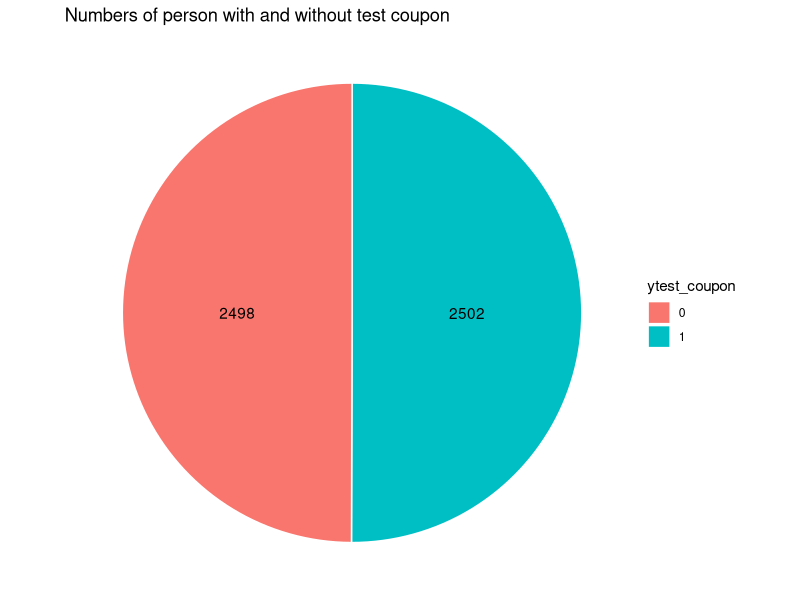
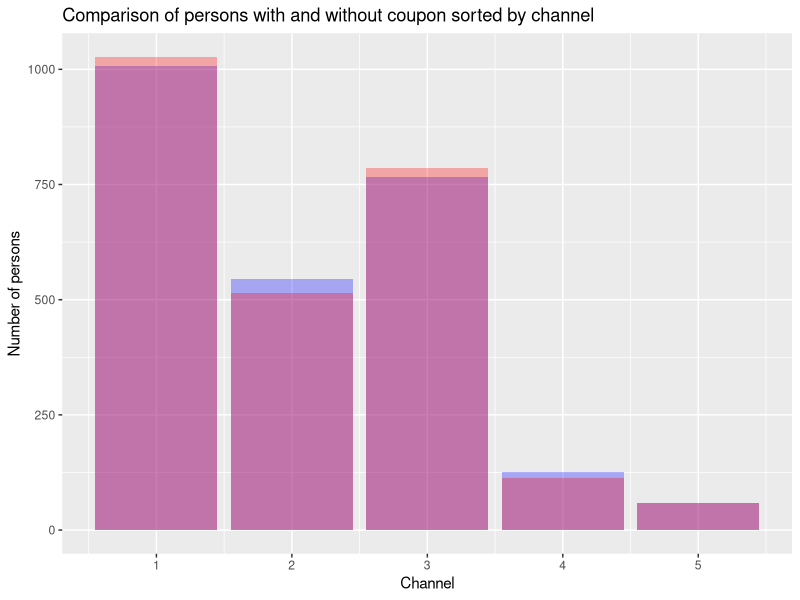
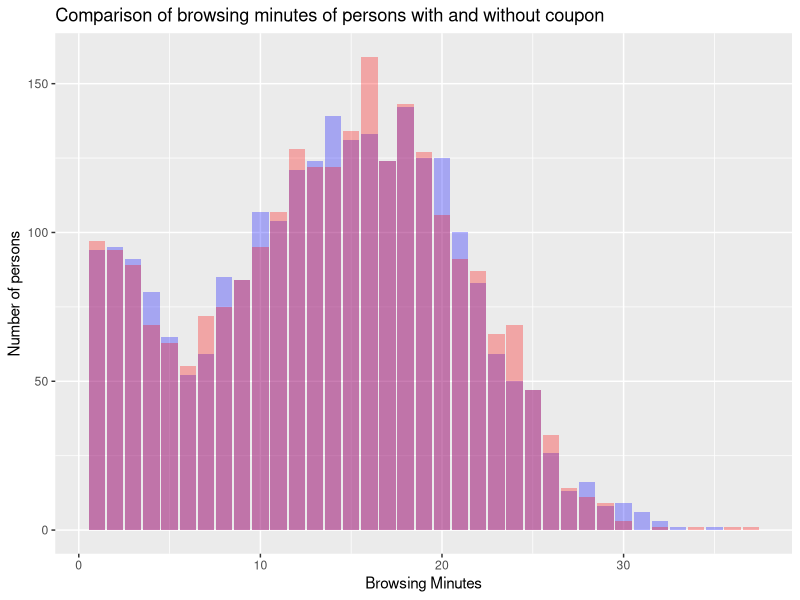
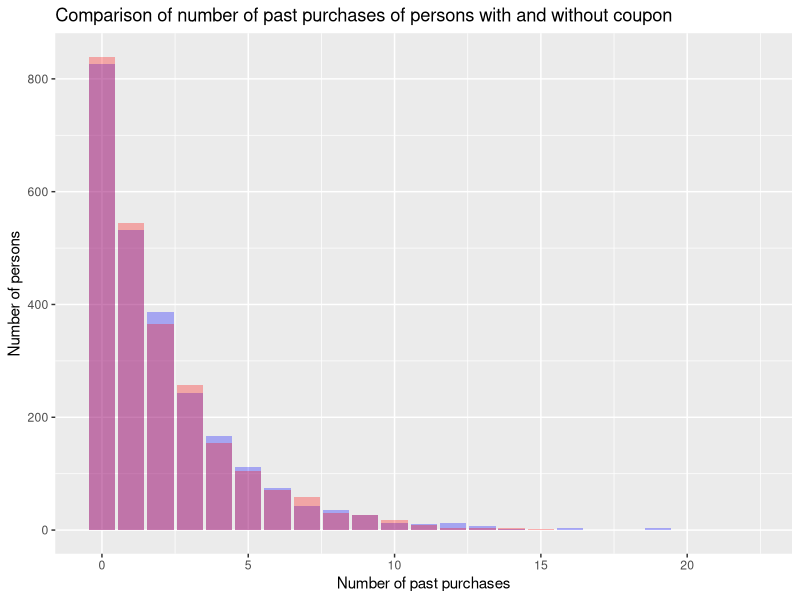
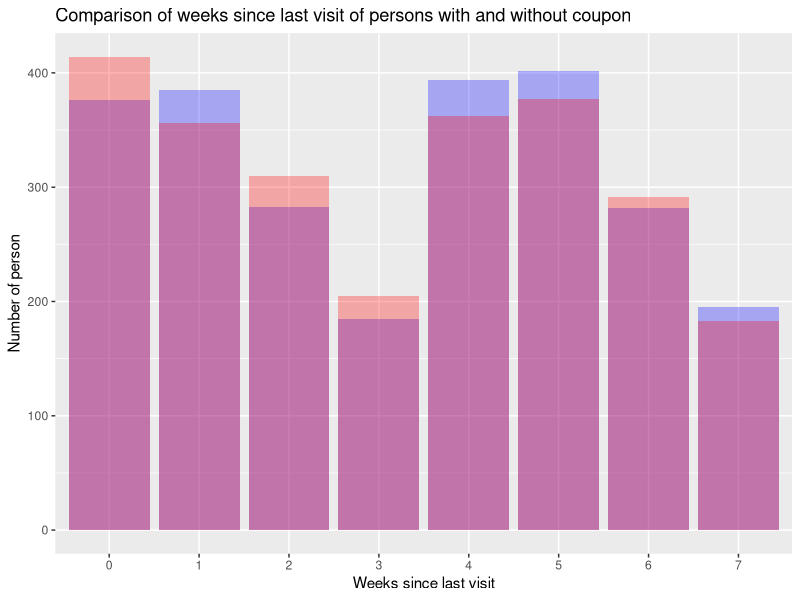
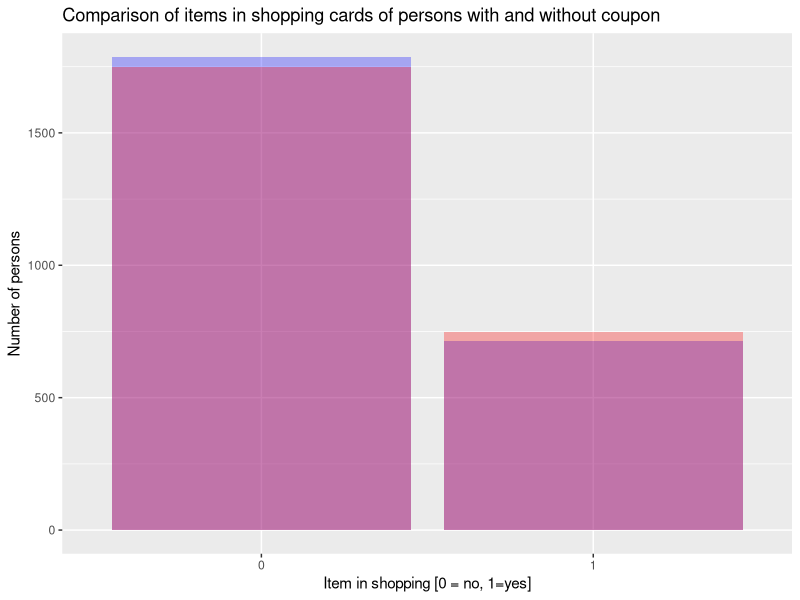
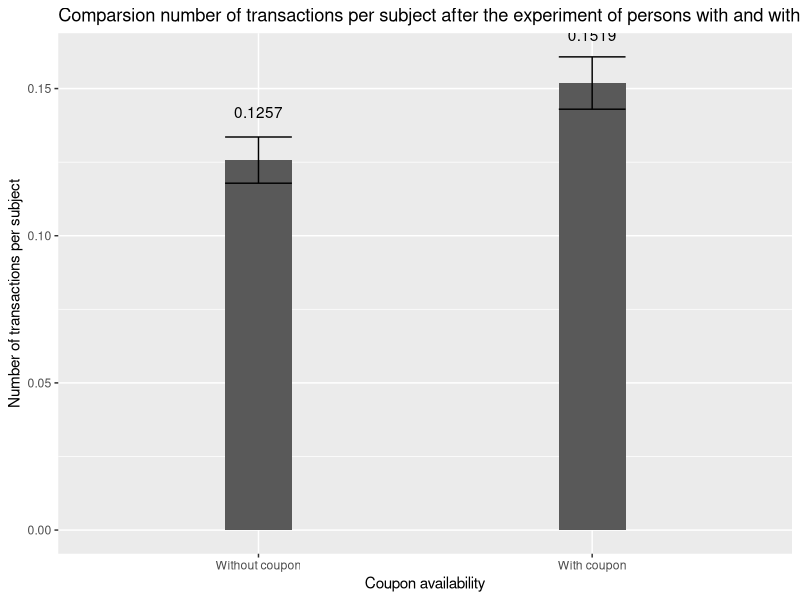
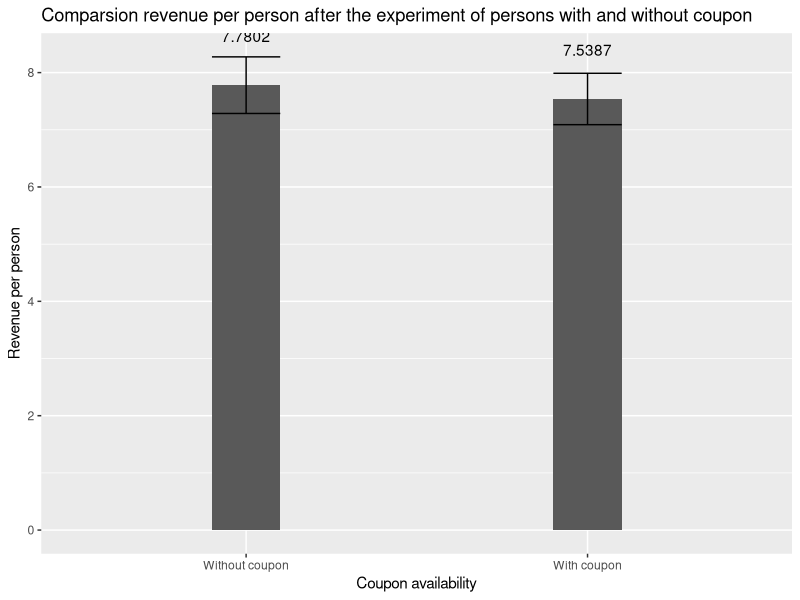

These figures' R source, in order:
# install.packages("tidyverse")
# install.packages("plotrix")
# install.packages("psych")
# install.packages("ggplot2")
# install.packages("psych")
library(tidyverse)
library(plotrix)
library(psych)
library(ggplot2)
library(psych)
data <- read.csv("data.csv")

# -------------------------------------------------------------------------- #
# Task 1
# (check if manipulation was indeed random)

# Compare number of values in both test sets
data$ytest_coupon=factor(data$test_coupon)
data$yshopping_cart=factor(data$shopping_cart)
no_test_coupon <- data %>%
  group_by(ytest_coupon) %>%
  summarise(n = n())

no_test_coupon
no_test_coupon_pos <- no_test_coupon %>% 
  arrange(desc(ytest_coupon)) %>%
  mutate(lab.ypos = cumsum(n) - 0.5*n)
no_test_coupon_pos

ggplot(no_test_coupon_pos, aes(x="", y = n, fill = ytest_coupon)) + 
  geom_bar(width = 1, stat= "identity", color= "white") + 
  coord_polar("y", start = 0) + 
  geom_text(aes(y = lab.ypos, label=n), color= "black") + 
  theme_void() +
  ggtitle("Numbers of person with and without test coupon")


# Generate data-frames for plotting for coupon and no-coupon
data_coupon <- data %>% filter(test_coupon == 1)
data_no_coupon <- data %>% filter(test_coupon == 0)

# check for randomness in channel_acq
data_channel_acq <- data %>%
    group_by(test_coupon, channel_acq) %>%
    summarize(number = n())

ggplot(data, aes(x = channel_acq, fill = test_coupon)) +
    geom_bar(data = data_coupon, fill = "blue", alpha = 0.3) +
    geom_bar(data = data_no_coupon, fill = "red", alpha = 0.3) + 
    labs(title="Comparison of persons with and without coupon sorted by channel", x = "Channel", y = "Number of persons")

# Maybe relevant: wilcox.test(browsing_minutes ~ test_coupon, data = data)

# Check for randomness in browsing_minutes
data %>%
    group_by(test_coupon) %>%
    summarise(
      number = n(), 
      mean_browsing_minutes = mean(browsing_minutes),
      sd_browsing_minutes = sd(browsing_minutes), 
      std_browsing_minutes = std.error(browsing_minutes)
    )

describeBy(data$browsing_minutes, data$test_coupon)

ggplot(data, aes(x = browsing_minutes, fill = test_coupon)) +
    geom_bar(data = data_coupon, fill = "blue", alpha = 0.3) +
    geom_bar(data = data_no_coupon, fill = "red", alpha = 0.3) +
    labs(title="Comparison of browsing minutes of persons with and without coupon", x="Browsing Minutes", y="Number of persons")


# Check for randomness in num_past_purch
data %>%
    group_by(test_coupon) %>%
    summarize(
        number = n(), mean(num_past_purch),
        sd(num_past_purch), std.error(num_past_purch)
    )

describeBy(data$num_past_purch, data$test_coupon)

ggplot(data, aes(x = num_past_purch, fill = test_coupon)) +
    geom_bar(data = data_coupon, fill = "blue", alpha = 0.3) +
    geom_bar(data = data_no_coupon, fill = "red", alpha = 0.3) +
    labs(title="Comparison of number of past purchases of persons with and without coupon", x="Number of past purchases", y="Number of persons")


# Check for randomness spent_last_purchase
data %>%
    group_by(test_coupon) %>%
    summarize(
        number = n(), mean(spent_last_purchase),
        sd(spent_last_purchase), std.error(spent_last_purchase)
    )

describeBy(data$spent_last_purchase, data$test_coupon)

# Check for randomness in weeks_since_visit
data %>%
    group_by(test_coupon) %>%
    summarize(
        number = n(), mean(weeks_since_visit),
        sd(weeks_since_visit), std.error(weeks_since_visit)
    )

describeBy(data$weeks_since_visit, data$test_coupon)

ggplot(data, aes(x = factor(weeks_since_visit), fill = test_coupon)) +
    geom_bar(data = data_coupon, fill = "blue", alpha = 0.3) +
    geom_bar(data = data_no_coupon, fill = "red", alpha = 0.3) +
    labs(title="Comparison of weeks since last visit of persons with and without coupon", x="Weeks since last visit", y="Number of person")


# Check for shopping_cart
describeBy(data$shopping_cart, data$test_coupon)

ggplot(data, aes(x = factor(shopping_cart), fill = test_coupon)) +
  geom_bar(data = data_coupon, fill = "blue", alpha = 0.3) +
  geom_bar(data = data_no_coupon, fill = "red", alpha = 0.3) + 
  labs(title="Comparison of items in shopping cards of persons with and without coupon", x = "Item in shopping [0 = no, 1=yes]", y = "Number of persons")


# -------------------------------------------------------------------------- #
# Task 2
# (Were they effective: Did it increase revenue or interactions?)

effects_of_coupon <- data %>%
    group_by(test_coupon) %>%
    summarize(
        number = n(), revenue_per_subject = sum(revenue_after) / n(),
        transactions_per_subject = sum(trans_after) / n(), error_rev=std.error(revenue_after), error_trans=std.error(trans_after)
    )

# Plot transactions_per_subject
plot_data <- data.frame(
    coupon = factor(c("Without coupon", "With coupon"),
        levels = c("Without coupon", "With coupon")
    ),
    transactions_per_subject = effects_of_coupon$transactions_per_subject,
    error_trans = effects_of_coupon$error_trans,
    error_rev = effects_of_coupon$error_rev
)
ggplot(plot_data, aes(x = coupon, y = transactions_per_subject)) +
    geom_bar(stat = "identity", width = 0.2) +
    geom_errorbar(aes(ymin = transactions_per_subject - error_trans,
      ymax = transactions_per_subject + error_trans), width = .2,
      position = position_dodge(.9)) +
    geom_text(aes(label=round(transactions_per_subject, digits=4)), position=position_dodge(width=0.9), vjust=-3.5)+
    labs(title="Comparsion number of transactions per subject after the experiment of persons with and without coupon", x="Coupon availability", y="Number of transactions per subject")

# Plot revenue_per_subject
plot_data <- data.frame(
    coupon = factor(c("Without coupon", "With coupon"),
        levels = c("Without coupon", "With coupon")
    ),
    revenue_per_subject = effects_of_coupon$revenue_per_subject,
    error_trans = effects_of_coupon$error_trans,
    error_rev = effects_of_coupon$error_rev
)
ggplot(plot_data, aes(x = coupon, y = revenue_per_subject)) +
    geom_bar(stat = "identity", width = 0.2) +
    geom_errorbar(aes(ymin = revenue_per_subject - error_rev,
      ymax = revenue_per_subject + error_rev), width = .2,
      position = position_dodge(.9)) +
    geom_text(aes(label=round(revenue_per_subject, digits=4)), position=position_dodge(width=0.9), vjust=-3.6) +
    labs(title="Comparsion revenue per person after the experiment of persons with and without coupon", x="Coupon availability", y="Revenue per person")

# -------------------------------------------------------------------------- #
# Task 3
# a. What drives effect of the coupon?
# Q: Does the number of previous purchases impact the efficiency
# (the revenue per subject) of the coupon?
a <- data %>%
    group_by(test_coupon, num_past_purch) %>%
    summarize(
        number = n(), revenue_per_subject = sum(revenue_after) / n(),
        transactions_per_subject = sum(trans_after) / n(), 
        error_revenue = std.error(revenue_after),
        error_trans = std.error(trans_after)
    ) %>% filter(number >= 10 )
a$ytest_coupon = factor(a$test_coupon)
print(n = 100, a)
# A: Yes, it does. E

ggplot(a, aes(x = num_past_purch, y = revenue_per_subject, fill=ytest_coupon)) +
  geom_bar(stat="identity", color="black", position=position_dodge()) + 
  geom_errorbar(aes(ymin = revenue_per_subject - error_revenue,
        ymax = revenue_per_subject + error_revenue), width = .2,
        position = position_dodge(.9)) +
  labs(title="Revenue per person with respect to past purchases and in comparison with and without coupon", x = "Number of past purchases", y = "Revenue per person")


ggplot(a, aes(x = num_past_purch, y = transactions_per_subject, fill=ytest_coupon)) +
  geom_bar(stat="identity", color="black", position=position_dodge()) +
  geom_errorbar(aes(ymin = transactions_per_subject - error_trans,
      ymax = transactions_per_subject + error_trans), width = .2,
      position = position_dodge(.9)) +
  labs(title="Transaction per person with respect to past purchases and in comparison with and without coupon", x = "Number of past purchases", y = "Transactions per person")


b <- data %>%
    group_by(test_coupon, weeks_since_visit) %>%
    summarize(n(), revenue_per_subject = mean(revenue_after))
b
b$ytest_coupon = factor(b$test_coupon)

ggplot(b, aes(x = factor(weeks_since_visit), y = revenue_per_subject, fill=ytest_coupon)) +
  geom_bar(stat="identity", color="black", position=position_dodge()) +
  geom_text(aes(label=round(revenue_per_subject, digits=3)), position=position_dodge(width=0.9), vjust=-0.25) +
  labs(title="Revenue per subject with respect to weeks since last visit and in comparison with and without coupon", x = "Weeks since last visit", y = "Revenue per subect")


# Differences per channel
c <- data %>%
    group_by(test_coupon, channel_acq) %>%
    summarize(n(), revenue_per_subject = mean(revenue_after), transactions_per_subject = mean(trans_after))

c$ytest_coupon = factor(c$test_coupon)

ggplot(c, aes(x = channel_acq, y = revenue_per_subject, fill=ytest_coupon)) +
  geom_bar(stat="identity", color="black", position=position_dodge()) +
  geom_text(aes(label=round(revenue_per_subject, digits=3)), position=position_dodge(width=0.9), vjust=-0.25) + 
  labs(title="Revenue per subject with respect to channel acquisition and in comparison with and without coupon", x = "Channels", y = "Revenue per subect")

ggplot(c, aes(x = channel_acq, y = transactions_per_subject, fill=ytest_coupon)) +
  geom_bar(stat="identity", color="black", position=position_dodge()) +
  geom_text(aes(label=round(revenue_per_subject, digits=3)), position=position_dodge(width=0.9), vjust=-0.25) + 
  labs(title="Transactions per subject with respect to channel acquisition and in comparison with and without coupon", x = "Channels", y = "Transactions per subect")


# Rev&Trans -> NO for 1-search and 5-other (but 5-other has small n()),
# MINIMAL for 4-referral and YES for Social (2-facebook, 3-instagram)

# Shopping cart difference
shopping_cart <- data %>%
    group_by(shopping_cart, test_coupon) %>%
    summarize(number = n(), revenue_per_subject = mean(revenue_after),
    error = std.error(revenue_after), transactions = mean(trans_after))

ggplot(shopping_cart, aes(x = shopping_cart, y = revenue_per_subject, fill=factor(test_coupon))) +
  geom_bar(stat="identity", color="black", position=position_dodge()) +
  geom_errorbar(aes(ymin = revenue_per_subject - error,
        ymax = revenue_per_subject + error), width = .2,
        position = position_dodge(.9)) +
  labs(title="Revenue per subject with respect to shopping cart and in comparison with and without coupon", x = "Shopping cart (1) or not (0)", y = "Revenue per subect")

# Pervious spendings & Social media
## Facebook
facebook <- data %>%
    filter(channel_acq == 2) %>%
    group_by(num_past_purch, test_coupon) %>%
    summarize(number = n(), revenue_per_subject = mean(revenue_after),
    error_revenue = std.error(revenue_after), transactions_per_subject = mean(trans_after), error_trans = std.error(trans_after)) %>%
    filter(number >= 10)

facebook$ytest_coupon=factor(facebook$test_coupon)

ggplot(facebook, aes(x = num_past_purch, y = revenue_per_subject, fill=ytest_coupon)) +
  geom_bar(stat="identity", color="black", position=position_dodge()) +
  geom_errorbar(aes(ymin = revenue_per_subject - error_revenue,
        ymax = revenue_per_subject + error_revenue), width = .2,
        position = position_dodge(.9)) +
  labs(title="Revenue per subject with respect to facebook channel acquistion and in comparison with and without coupon", x = "Number of past purchases", y = "Revenue per subect")

ggplot(facebook, aes(x = num_past_purch, y = transactions_per_subject, fill=ytest_coupon)) +
  geom_bar(stat="identity", color="black", position=position_dodge()) +
  geom_errorbar(aes(ymin = transactions_per_subject - error_trans,
        ymax = transactions_per_subject + error_trans), width = .2,
        position = position_dodge(.9)) +
  labs(title="Transactions per subject with respect to facebook channel acquistion and in comparison with and without coupon", x = "Number of past purchases", y = "Transactions per subect")

## Instagram
instagram <- data %>%
    filter(channel_acq == 3) %>%
    group_by(num_past_purch, test_coupon) %>%
    summarize(number = n(), revenue_per_subject = mean(revenue_after),
    error_revenue = std.error(revenue_after), transactions_per_subject = mean(trans_after), error_trans= std.error(trans_after)) %>%
    filter(number >= 10)

instagram$ytest_coupon=factor(instagram$test_coupon)

ggplot(instagram, aes(x = num_past_purch, y = revenue_per_subject, fill=ytest_coupon)) +
  geom_bar(stat="identity", color="black", position=position_dodge()) +
  geom_errorbar(aes(ymin = revenue_per_subject - error_revenue,
        ymax = revenue_per_subject + error_revenue), width = .2,
        position = position_dodge(.9)) +
  labs(title="Revenue per subject with respect to instagram channel acquistion and in comparison with and without coupon", x = "Number of past purchases", y = "Revenue per subect")


ggplot(instagram, aes(x = num_past_purch, y = transactions_per_subject, fill=ytest_coupon)) +
  geom_bar(stat="identity", color="black", position=position_dodge()) +
  geom_errorbar(aes(ymin = transactions_per_subject - error_trans,
        ymax = transactions_per_subject + error_trans), width = .2,
        position = position_dodge(.9)) +
  labs(title="Transactions per subject with respect to instagram channel acquistion and in comparison with and without coupon", x = "Number of past purchases", y = "Transactions per subect")


## Referral
referral <- data %>%
    filter(channel_acq == 4) %>%
    group_by(num_past_purch, test_coupon) %>%
    summarize(number = n(), revenue_per_subject = mean(revenue_after),
    error_revenue = std.error(revenue_after), transactions_per_subject = mean(trans_after), error_trans=std.error(trans_after)) %>%
    filter(number >= 10)

referral$ytest_coupon=factor(referral$test_coupon)

ggplot(referral, aes(x = num_past_purch, y = revenue_per_subject, fill=ytest_coupon)) +
  geom_bar(stat="identity", color="black", position=position_dodge()) +
  geom_errorbar(aes(ymin = revenue_per_subject - error_revenue,
        ymax = revenue_per_subject + error_revenue), width = .2,
        position = position_dodge(.9)) +
  labs(title="Revenue per subject with respect to referral channel acquistion and in comparison with and without coupon", x = "Number of past purchases", y = "Revenue per subect")

ggplot(referral, aes(x = num_past_purch, y = transactions_per_subject, fill=ytest_coupon)) +
  geom_bar(stat="identity", color="black", position=position_dodge()) +
  geom_errorbar(aes(ymin = transactions_per_subject - error_trans,
        ymax = transactions_per_subject + error_trans), width = .2,
        position = position_dodge(.9)) +
  labs(title="Transactions per subject with respect to referral channel acquistion and in comparison with and without coupon", x = "Number of past purchases", y = "Transactions per subect")


## Other
other <- data %>%
    filter(channel_acq == 5) %>%
    group_by(num_past_purch, test_coupon) %>%
    summarize(number = n(), revenue_per_subject = mean(revenue_after),
    error_revenue = std.error(revenue_after), transactions_per_subject = mean(trans_after), error_trans=std.error(trans_after)) %>%
    filter(number >= 10)


other$ytest_coupon=factor(other$test_coupon)

ggplot(other, aes(x = num_past_purch, y = revenue_per_subject, fill=ytest_coupon)) +
  geom_bar(stat="identity", color="black", position=position_dodge()) +
  geom_errorbar(aes(ymin = revenue_per_subject - error_revenue,
        ymax = revenue_per_subject + error_revenue), width = .2,
        position = position_dodge(.9)) +
  labs(title="Revenue per subject with respect to other channel acquistion and in comparison with and without coupon", x = "Number of past purchases", y = "Revenue per subect")

ggplot(other, aes(x = num_past_purch, y = transactions_per_subject, fill=ytest_coupon)) +
  geom_bar(stat="identity", color="black", position=position_dodge()) +
  geom_errorbar(aes(ymin = transactions_per_subject - error_trans,
        ymax = transactions_per_subject + error_trans), width = .2,
        position = position_dodge(.9)) +
  labs(title="Transactions per subject with respect to other channel acquistion and in comparison with and without coupon", x = "Number of past purchases", y = "Transactions per subect")



# -> Facebook, Instagram with 0-2 past purchses
#    Referral only with 0 past purchases (but small sample size, high error)

data %>%
    group_by(test_coupon) %>%
    summarize(number = n(), revenue = mean(revenue_after),
    error = std.error(revenue_after), transactions = mean(trans_after))

# Previous transactions count -> Rev&Trans
trans_count <- data %>%
    group_by(num_past_purch, test_coupon) %>%
    summarize(number = n(), revenue = mean(revenue_after),
    error_revenue = std.error(revenue_after), transactions = mean(trans_after), 
    error_trans = std.error(trans_after)) %>%
    filter(number >= 10)


print(trans_count, n = 100)
# ---------------- Could be doubled
ggplot(trans_count, aes(fill = factor(test_coupon),
        y = revenue, x = factor(num_past_purch), group = test_coupon)) +
    geom_bar(position = "dodge", stat = "identity") +
    geom_errorbar(aes(ymin = revenue - error_revenue,
        ymax = revenue + error_revenue), width = .2,
        position = position_dodge(.9)) + 
    labs(title="Revenue per subject with respect to number of past purchases and in comparison with and without coupon", x = "Number of past purchases", y = "Revenue per subect")


ggplot(trans_count, aes(fill = factor(test_coupon),
        y = transactions, x = factor(num_past_purch), group = test_coupon)) +
    geom_bar(position = "dodge", stat = "identity") +
    geom_errorbar(aes(ymin = transactions - error_trans,
        ymax = transactions + error_trans), width = .2,
        position = position_dodge(.9)) + 
    labs(title="Transactions per subject with respect to number of past purchases and in comparison with and without coupon", x = "Number of past purchases", y = "Transactions per subect")
# --------------------
# Google vs. Facebook with shopping cart

shopping_cart_full <- data %>%
    group_by(shopping_cart, test_coupon) %>%
    summarize(number = n(), revenue = mean(revenue_after),
    error_revenue = std.error(revenue_after), transactions = mean(trans_after), 
    error_trans = std.error(trans_after)) %>%
    filter(number >= 10)

head(shopping_cart_full)

ggplot(shopping_cart_full, aes(fill = factor(test_coupon),
        y = revenue, x = factor(shopping_cart), group = test_coupon)) +
    geom_bar(position = "dodge", stat = "identity") +
    geom_errorbar(aes(ymin = revenue - error_revenue,
        ymax = revenue + error_revenue), width = .2,
        position = position_dodge(.9)) + 
    labs(title="Revenues of persons with items in shopping carts with and without coupon", x = "Item in shopping [0 = no, 1=yes]", y = "Revenue per person")


ggplot(shopping_cart_full, aes(fill = factor(test_coupon),
        y = transactions, x = factor(shopping_cart), group = test_coupon)) +
    geom_bar(position = "dodge", stat = "identity") +
    geom_errorbar(aes(ymin = transactions - error_trans,
        ymax = transactions + error_trans), width = .2,
        position = position_dodge(.9)) +
    labs(title="Transactions of persons with items in shopping carts with and without coupon", x = "Item in shopping [0 = no, 1=yes]", y = "Transactions per person")

shopping_cart_fb <- data %>%
    filter(channel_acq == 2) %>%
    group_by(shopping_cart, test_coupon) %>%
    summarize(number = n(), revenue = mean(revenue_after),
    error_revenue = std.error(revenue_after), transactions = mean(trans_after), 
    error_trans = std.error(trans_after)) %>%
    filter(number >= 10)


shopping_cart_fb


ggplot(shopping_cart_fb, aes(fill = factor(test_coupon), y = revenue, x = factor(shopping_cart))) +
    geom_bar(position = "dodge", stat = "identity") +
    geom_errorbar(aes(ymin = revenue - error_revenue, ymax = revenue + error_revenue), width = .2, position = position_dodge(.9)) + 
    labs(title="Revenue of facebook channel acquisition with persons having items in shopping carts", x = "Items in shopping cart [0=no; 1=yes]", y = "Revenue per person")


shopping_cart_ig <- data %>%
    filter(channel_acq == 3) %>%
    group_by(shopping_cart, test_coupon) %>%
    summarize(number = n(), revenue = mean(revenue_after),
    error_revenue = std.error(revenue_after), transactions = mean(trans_after), 
    error_trans = std.error(trans_after)) %>%
    filter(number >= 10)

shopping_cart_ig

ggplot(shopping_cart_ig, aes(fill = factor(test_coupon), y = revenue, x = factor(shopping_cart))) +
    geom_bar(position = "dodge", stat = "identity") +
    geom_errorbar(aes(ymin = revenue - error_revenue, ymax = revenue + error_revenue), width = .2, position = position_dodge(.9)) + 
    labs(title="Revenue of instagram channel acquisition with persons having items in shopping carts", x = "Items in shopping cart [0=no; 1=yes]", y = "Revenue per person")


shopping_cart_google <- data %>%
    filter(channel_acq == 1) %>%
    group_by(shopping_cart, test_coupon) %>%
    summarize(number = n(), revenue = mean(revenue_after),
    error_revenue = std.error(revenue_after), transactions = mean(trans_after), 
    error_trans = std.error(trans_after)) %>%
    filter(number >= 10)

ggplot(shopping_cart_google, aes(fill = factor(test_coupon), y = revenue, x = factor(shopping_cart))) +
    geom_bar(position = "dodge", stat = "identity") +
    geom_errorbar(aes(ymin = revenue - error_revenue, ymax = revenue + error_revenue), width = .2, position = position_dodge(.9)) + 
    labs(title="Revenue of google channel acquisition with persons having items in shopping carts", x = "Items in shopping cart [0=no; 1=yes]", y = "Revenue per person")


shopping_cart_ref <- data %>%
    filter(channel_acq == 4) %>%
    group_by(shopping_cart, test_coupon) %>%
    summarize(number = n(), revenue = mean(revenue_after),
    error_revenue = std.error(revenue_after), transactions = mean(trans_after), 
    error_trans = std.error(trans_after)) %>%
    filter(number >= 10)

shopping_cart_ref

ggplot(shopping_cart_ref, aes(fill = factor(test_coupon), y = revenue, x = factor(shopping_cart))) +
    geom_bar(position = "dodge", stat = "identity") +
    geom_errorbar(aes(ymin = revenue - error_revenue, ymax = revenue + error_revenue), width = .2, position = position_dodge(.9)) + 
    labs(title="Revenue of referral channel acquisition with persons having items in shopping carts", x = "Items in shopping cart [0=no; 1=yes]", y = "Revenue per person")





# => For Facebook only with item in shopping cart,
#  Instagram regardless of the shopping cart,
#  revenue increases for the coupon

# Weeks since visit => No difference in itself


time_past <- data %>%
    group_by(weeks_since_visit, test_coupon) %>%
    summarize(number = n(), revenue = mean(revenue_after),
    error_revenue = std.error(revenue_after), transactions = mean(trans_after), 
    error_trans = std.error(trans_after)) %>%
    filter(number >= 10)

print(time_past, n=100)

ggplot(time_past, aes(fill = factor(test_coupon),
        y = revenue, x = weeks_since_visit, group = test_coupon)) +
    geom_bar(position = "dodge", stat = "identity") +
    geom_errorbar(aes(ymin = revenue - error_revenue,
        ymax = revenue + error_revenue), width = .2,
        position = position_dodge(.9))

# Browsing Minutes => Few minutes better for coupon but high error

time_spent <- data %>%
    mutate(ints = cut(browsing_minutes, breaks = 11)) %>%
    group_by(ints, test_coupon) %>%
    summarize(number = n(), revenue = mean(revenue_after),
    error_revenue = std.error(revenue_after), transactions = mean(trans_after), 
    error_trans = std.error(trans_after)) %>%
    filter(number >= 50)

print(time_spent, n=100)

ggplot(time_spent, aes(fill = factor(test_coupon),
        y = revenue, x = ints, group = test_coupon)) +
    geom_bar(position = "dodge", stat = "identity") +
    geom_errorbar(aes(ymin = revenue - error_revenue,
        ymax = revenue + error_revenue), width = .2,
        position = position_dodge(.9))

# b. Is it relevant for everyone or just for a specific target group?
#    Difference between channels or customers?
# RESULT:
# Target Facebook, Instagram and Referral with Shopping cart or 0-2 past purchases, not-target google or other at all

# BUT: This leads to discrimination
# -------------------------------------------------------------------------- #
# Task 4
# a. Which of the new customers should recieve a coupon
# (FB and Shopping Cart) or (0-2 past purchases) or IG

# Group#1: YES / YES

data %>%
    filter((((channel_acq == 2 & shopping_cart == 1) |  channel_acq == 3) & num_past_purch < 3) & test_coupon == 1) %>%
    summarize(n(), mean(revenue_after), std.error(revenue_after), mean(trans_after), std.error(trans_after))

# Group#2: NO / NO

data %>%
    filter(!((((channel_acq == 2 & shopping_cart == 1) |  channel_acq == 3) & num_past_purch < 3)) & test_coupon == 0) %>%
    summarize(n(), mean(revenue_after), std.error(revenue_after), mean(trans_after), std.error(trans_after))

# Group didn't recieve a coupon (control group)
control_cust_data <- data %>%
    filter(test_coupon == 0) %>%
    summarize(n(), mean_revenue = mean(revenue_after), std.error(revenue_after), mean_trans = mean(trans_after), std.error(trans_after))

# Group #1 + #2 (with AND num_past_purch  < 3)

chosen_cust_data <- data %>%
    filter(((((channel_acq == 2 & shopping_cart == 1) |  channel_acq == 3) & num_past_purch < 3) & test_coupon == 1) |
        (!((((channel_acq == 2 & shopping_cart == 1) |  channel_acq == 3) & num_past_purch < 3)) & test_coupon == 0)) %>%
    summarize(n(), mean_revenue = mean(revenue_after), std.error(revenue_after), mean_trans = mean(trans_after), std.error(trans_after))

# Group #1 + #2 (with OR num_past_purch  < 3) - ONLY FOR TESTING PURPOSE

data %>%
    filter(((((channel_acq == 2 & shopping_cart == 1) |  channel_acq == 3) | num_past_purch < 3) & test_coupon == 1) |
        (!((((channel_acq == 2 & shopping_cart == 1) |  channel_acq == 3) | num_past_purch < 3)) & test_coupon == 0)) %>%
    summarize(n(), mean(revenue_after), std.error(revenue_after), mean(trans_after), std.error(trans_after))

# b. By how much in terms of revenue increase would this campaign be effective
# if those cust. were targeted

increase <- (chosen_cust_data$mean_revenue / control_cust_data$mean_revenue) - 1
print(increase)

# => Mean revenue increased by 9.8%

# b. By how much in terms of transactions increase would this campaign be effective
# if those cust. were targeted

increase <- (chosen_cust_data$mean_trans / control_cust_data$mean_trans) - 1
print(increase)

# => Transactions increased by 15.5%

# b. By how much in terms of revenue increase would this campaign be effective
# if those cust. were targeted

# -------------------------------------------------------------------------- #
# Task 5
# Is there discrimination when using the strategy
# Female / male with shopping carts
# Facebook&Instagram with minority

# Hint: Include Error-bars of standard error / deviation
# Submit to scheibehenne@kit.edu, use a .ppt and put your names on it
# Results from discussion:
# revenue with coupons got worse

data_new_campaign <- read.csv("data_new_campaign.csv")


# What do we learn from the  demographics data?
# Which groups use which channel?
channel_acq_gender <- data_new_campaign %>%
  group_by(channel_acq, non_male) %>%
  summarize(n = n())

channel_acq_gender

ggplot(channel_acq_gender, aes(x = channel_acq, y = n, fill=factor(non_male))) +
  geom_bar(stat="identity", color="black", position=position_dodge()) +
  geom_text(aes(label=n), position=position_dodge(width=0.9), vjust=-0.25) +
  labs(title="Comparison acquisiton channel with respect to gender", x = "Acquistion Channel", y = "Number of subjects")


channel_acq_minority <- data_new_campaign %>%
  group_by(channel_acq, minority) %>%
  summarize(n = n())


ggplot(channel_acq_minority, aes(x = channel_acq, y = n, fill=factor(minority))) +
  geom_bar(stat="identity", color="black", position=position_dodge()) +
  geom_text(aes(label=n), position=position_dodge(width=0.9), vjust=-0.25) +
  labs(title="Comparison acquisiton channel with respect to minority", x = "Acquistion Channel", y = "Number of subjects")



# Which groups have items in the shopping cart?
shopping_cart_gender <- data_new_campaign %>%
  group_by(shopping_cart, non_male) %>%
  summarize(n = n())

ggplot(shopping_cart_gender, aes(x = factor(shopping_cart), y = n, fill=factor(non_male))) +
  geom_bar(stat="identity", color="black", position=position_dodge()) +
  geom_text(aes(label=n), position=position_dodge(width=0.9), vjust=-0.25) +
  labs(title="Comparison of items in shopping cart with respect to gender", x = "Item in shopping cart [0=no, 1=yes]", y = "Number of subjects")


shopping_cart_minority <- data_new_campaign %>%
  group_by(shopping_cart, minority) %>%
  summarize(n = n())

ggplot(shopping_cart_minority, aes(x = factor(shopping_cart), y = n, fill=factor(minority))) +
  geom_bar(stat="identity", color="black", position=position_dodge()) +
  geom_text(aes(label=n), position=position_dodge(width=0.9), vjust=-0.25) +
  labs(title="Comparison of items in shopping cart with respect to minority", x = "Item in shopping cart [0=no, 1=yes]", y = "Number of subjects")



# apply our filter on the new campaign data
data_new_campaign <- data_new_campaign %>%
    mutate(new_coupon = if_else(((channel_acq == 2 & shopping_cart == 1) |  channel_acq == 3) & num_past_purch < 3, 1, 0))


# Gender: Men who recieve coupon vs women who recieve coupon
plot_gender <- data_new_campaign %>%
  group_by(non_male) %>%
  summarize(perc_with_coupon = sum(new_coupon)/n()*100)

ggplot(plot_gender, aes(x=factor(non_male), y=perc_with_coupon, fill=factor(non_male))) +
  geom_bar(position = "dodge", stat = "identity") +
  labs(title="Comparison of coupon allocation with regards to gender", x="Male (0) vs. Non-male (1)", y="Coupon allocation in percentage")


campaign_gender <- data_new_campaign %>%
  group_by(new_coupon, non_male) %>%
  summarize(n = n())


ggplot(campaign_gender, aes(x = factor(new_coupon), y = n, fill=factor(non_male))) +
  geom_bar(stat="identity", color="black", position=position_dodge()) +
  geom_text(aes(label=n), position=position_dodge(width=0.9), vjust=-0.25) +
  labs(title="Comparison of gender distribution in persons with coupon", x = "Person received coupon [0=no, 1=yes]", y = "Number of subjects")




campaign_minority <- data_new_campaign %>%
  group_by(new_coupon, minority) %>%
  summarize(n = n())

ggplot(campaign_minority, aes(x = factor(new_coupon), y = n, fill=factor(minority))) +
  geom_bar(stat="identity", color="black", position=position_dodge()) +
  geom_text(aes(label=n), position=position_dodge(width=0.9), vjust=-0.25) +
  labs(title="Comparison of minority distribution in persons with coupon", x = "Person received coupon [0=no, 1=yes]", y = "Number of subjects")


# Check for number in males/females in overall and in filtered set
customers_with_coupon_new_campaign = data_new_campaign %>%
  filter(((channel_acq == 2 & shopping_cart == 1) |  channel_acq == 3) & num_past_purch < 3)

# Annes plot
new_camp_with_coupon <- customers_with_coupon_new_campaign %>%
  group_by(non_male) %>%
  summarize(n = n(), portion=n()/count(customers_with_coupon_new_campaign))

new_camp_with_coupon
new_camp_with_coupon$filter=c("With coupon", "With coupon")
new_camp_with_coupon

new_camp_all <- data_new_campaign %>%
  group_by(non_male) %>%
  summarize(n = n(), portion=n()/count(data_new_campaign))

new_camp_all
new_camp_all$filter=c("All", "All")

join <- rbind(new_camp_all, new_camp_with_coupon)
join
join$gender=c("male", "non male", "male", "non male")
join

ggplot(join, aes(x = gender, y = portion$n, fill=filter)) +
  geom_bar(stat="identity", color="black", position=position_dodge()) +
  geom_text(aes(label=round(portion$n, digits=3)), position=position_dodge(width=0.9), vjust=-0.25) + 
  labs(title="Portion of male or non male with and without coupon filter", x = "Gender", y = "Portion")


# Leons plots

plot_state <- data_new_campaign %>%
    group_by(state) %>%
    summarize(with_coupon = sum(new_coupon)/n(), minority = sum(minority)/n())  %>%
    gather(factor, value, 2:3)

plot_state

plot_new_coupon <- data_new_campaign %>%
    group_by(new_coupon) %>%
    summarize(perc_non_male = sum(non_male)/n()*100, perc_minority = sum(minority)/n()*100) %>%
    gather(factor, value, 2:3)


ggplot(plot_new_coupon, aes(fill = factor(new_coupon),
        y = value, x = factor, group = new_coupon)) +
    geom_text(aes(label=round(value, digits=2)), position=position_dodge(width=0.9), vjust=-0.25) + 
    geom_bar(position = "dodge", color="black", stat = "identity")+
    labs(title="Comparison of gender and minority characteristics with and without coupon", x="Gender and Minority", y="Percentage of persons")

# => Plot Ohne und mit coupon 
# Müsste das nicht der Plot: alle und mit coupon  

ggplot(plot_state, aes(x=factor(state), y=value, fill=factor)) +
  geom_bar(position = "dodge", stat = "identity") +
  labs(title="Comparison of coupon allocation with regards to minorities in states", x="States", y="Proportion of coupons and minority")

# => Minorities get excluded disproportionally
# => Non-male get slighly excluded from coupon
# => States with minorities get excluded, 
# => States (although unopinionated on the surface) 
#       are a discriminatory factor as well



# Annes Plots (might be sorted in or removed in the end)

data$ytest_coupon=factor(data$test_coupon)
data$yshopping_cart=factor(data$shopping_cart)
data_channel_acq <- data %>%
    group_by(test_coupon, channel_acq) %>%
    summarize(n = n())
data_channel_acq$ytest_coupon=factor(data_channel_acq$test_coupon)

# --- Grouped Bar Plot --- #
ggplot(data_channel_acq, aes(x = channel_acq, y = n, fill=ytest_coupon)) +
  geom_bar(stat="identity", color="black", position=position_dodge()) +
  geom_text(aes(label=n), position=position_dodge(width=0.9), vjust=-0.25) +
  labs(title="Comparison of persons with and without coupon sorted by channel", x = "Channel", y = "Number of persons")

# --- Boxplot Browsing Minutes --- #
ggplot(data, aes(x = ytest_coupon, y = browsing_minutes, fill = ytest_coupon)) +
  geom_boxplot() + 
  stat_summary(fun.y=mean, geom="point", shape=20, size=7, color="red", fill="red") +
  labs(title="Boxplot browsing minutes with and without test coupon", x="Test coupon", y="Browsing Minutes")

data_browing_minutes <- data %>%
  group_by(test_coupon, browsing_minutes) %>%
  summarize(n = n())

data_browing_minutes
data_browing_minutes$ytest_coupon=factor(data_browing_minutes$test_coupon)

ggplot(data_browing_minutes, aes(x = browsing_minutes, y = n, fill=ytest_coupon)) +
  geom_bar(stat="identity", color="black", position=position_dodge()) +
  geom_text(aes(label=n), position=position_dodge(width=0.9), vjust=-0.25) +
  labs(title="Comparison of persons with and without coupon sorted by channel", x = "Channel", y = "Number of persons")

# --- Boxplot Number of past purchases --- #
ggplot(data, aes(x = ytest_coupon, y = num_past_purch, fill = ytest_coupon)) +
  geom_boxplot() + 
  stat_summary(fun=mean, geom="point", shape=20, size=7, color="red", fill="red") +
  labs(title="Number of past purchases with and without test coupon", x="Test coupon", y="Number of past purchases")


ggplot(data, aes(x = ytest_coupon, y = spent_last_purchase, fill = ytest_coupon)) +
  geom_boxplot() + 
  stat_summary(fun.y=mean, geom="point", shape=20, size=7, color="red", fill="red") +
  labs(title="Boxplot comparison money spent during last purchase with and without test coupon", x="Test coupon", y="Money spent during last purchase")
